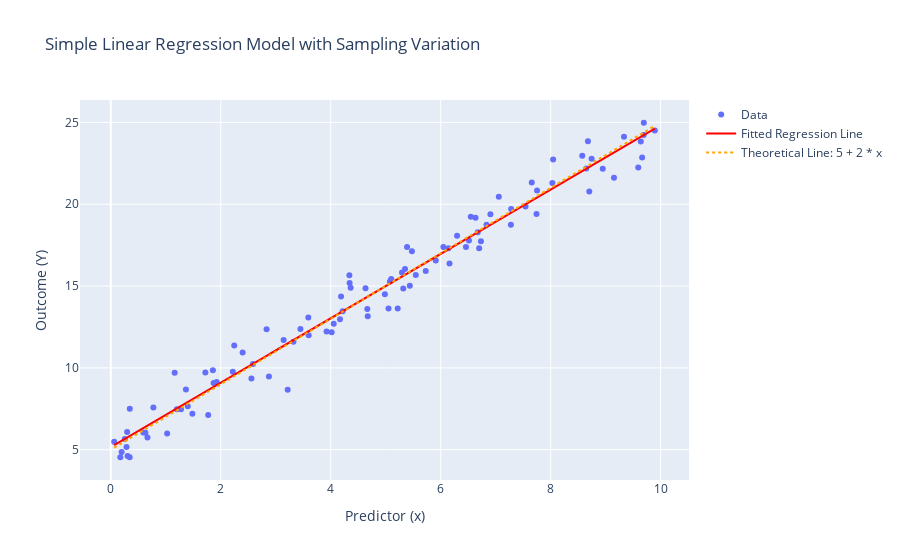

The code cell stored with this chart in its notebook:
### Markdown cell above
## Q3

### Code cell
import numpy as np
import pandas as pd
import plotly.graph_objects as go
import statsmodels.formula.api as smf

# Define parameters for the regression model
n = 100  # Sample size
beta0 = 5  # Theoretical intercept
beta1 = 2  # Theoretical slope
sigma = 1  # Standard deviation of the error term

# Function to generate a new dataset, fit the model, and plot both lines
def simulate_and_plot():
    # Generate predictor variable x from a uniform distribution
    x = np.random.uniform(0, 10, n)

    # Generate error terms from a normal distribution
    errors = np.random.normal(0, sigma, n)

    # Generate outcome variable Y according to the theoretical model
    Y = beta0 + beta1 * x + errors

    # Create a pandas DataFrame for use with statsmodels
    data = pd.DataFrame({'x': x, 'Y': Y})

    # Fit a Simple Linear Regression model using statsmodels
    model = smf.ols(formula='Y ~ x', data=data).fit()

    # Predicted values based on the fitted model
    data['Y_pred'] = model.predict(data['x'])

    # Define x range for plotting the theoretical line
    x_range = np.array([data['x'].min(), data['x'].max()])
    y_line = beta0 + beta1 * x_range  # Calculate theoretical line values

    # Visualization
    fig = go.Figure()

    # Scatter plot of the actual data points
    fig.add_trace(go.Scatter(x=data['x'], y=data['Y'], mode='markers', name='Data'))

    # Fitted regression line based on the sample
    fig.add_trace(go.Scatter(x=data['x'], y=data['Y_pred'], mode='lines', name='Fitted Regression Line', line=dict(color='red')))

    # Theoretical regression line (stays constant)
    fig.add_trace(go.Scatter(x=x_range, y=y_line, mode='lines', name=f'Theoretical Line: {beta0} + {beta1} * x', line=dict(dash='dot', color='orange')))

    fig.update_layout(title="Simple Linear Regression Model with Sampling Variation",
                      xaxis_title="Predictor (x)",
                      yaxis_title="Outcome (Y)")

    fig.show()

# Run the simulation and plotting function multiple times to see sampling variation
simulate_and_plot()

### Figure 1 — Plotly figure (JSON) as saved in the notebook; plotly's stock layout.template omitted (floating-point values rounded to 4 significant figures)
{"data": [{"mode": "markers", "name": "Data", "type": "scatter", "x": [2.876, 3.322, 4.343, 4.362, 7.657, 6.049, 6.674, 3.599, 8.678, 0.6297, 9.64, 3.449, 4.673, 5.352, 2.558, 0.5912, 3.924, 1.4, 7.543, 0.2862, 0.1972, 6.298, 9.665, 8.575, 4.34, 6.46, 5.728, 2.245, 4.217, 1.366, 6.905, 7.753, 1.924, 9.152, 9.695, 6.7, 3.593, 8.045, 5.547, 0.2551, 5.219, 1.871, 9.895, 8.647, 4.985, 5.077, 9.593, 6.834, 7.057, 6.161, 8.703, 1.162, 6.635, 9.692, 1.025, 4.633, 8.745, 5.439, 1.484, 0.1729, 4.169, 0.2972, 5.296, 5.051, 1.72, 2.219, 0.7743, 7.277, 5.911, 7.282, 5.389, 3.143, 1.857, 4.189, 6.142, 1.277, 6.548, 0.06198, 2.834, 3.217, 1.772, 0.6665, 0.3056, 5.477, 5.32, 8.032, 0.3456, 2.586, 8.948, 9.334, 4.055, 4.666, 5.101, 6.732, 4.018, 7.743, 1.201, 0.3434, 2.397, 6.514], "y": [9.478, 11.6, 15.18, 14.89, 21.32, 17.39, 18.28, 12.0, 23.84, 6.038, 23.83, 12.38, 13.16, 16.04, 9.355, 6.055, 12.22, 7.654, 19.86, 5.159, 4.86, 18.07, 22.85, 22.97, 15.66, 17.38, 15.91, 11.37, 13.46, 8.684, 19.39, 20.84, 9.136, 21.61, 24.98, 17.31, 13.07, 22.73, 15.67, 5.654, 13.64, 9.07, 24.5, 22.19, 14.5, 15.27, 22.24, 18.74, 20.46, 16.38, 20.77, 9.705, 19.18, 24.23, 5.996, 14.86, 22.78, 15.02, 7.205, 4.545, 12.96, 6.088, 15.82, 13.62, 9.72, 9.759, 7.585, 18.74, 16.57, 19.7, 17.39, 11.7, 9.852, 14.36, 17.31, 7.477, 19.23, 5.491, 12.37, 8.667, 7.114, 5.746, 4.623, 17.13, 14.85, 21.3, 7.508, 10.23, 22.17, 24.12, 12.7, 13.6, 15.43, 17.73, 12.18, 19.4, 7.466, 4.54, 10.93, 17.78]}, {"line": {"color": "red"}, "mode": "lines", "name": "Fitted Regression Line", "type": "scatter", "x": [2.876, 3.322, 4.343, 4.362, 7.657, 6.049, 6.674, 3.599, 8.678, 0.6297, 9.64, 3.449, 4.673, 5.352, 2.558, 0.5912, 3.924, 1.4, 7.543, 0.2862, 0.1972, 6.298, 9.665, 8.575, 4.34, 6.46, 5.728, 2.245, 4.217, 1.366, 6.905, 7.753, 1.924, 9.152, 9.695, 6.7, 3.593, 8.045, 5.547, 0.2551, 5.219, 1.871, 9.895, 8.647, 4.985, 5.077, 9.593, 6.834, 7.057, 6.161, 8.703, 1.162, 6.635, 9.692, 1.025, 4.633, 8.745, 5.439, 1.484, 0.1729, 4.169, 0.2972, 5.296, 5.051, 1.72, 2.219, 0.7743, 7.277, 5.911, 7.282, 5.389, 3.143, 1.857, 4.189, 6.142, 1.277, 6.548, 0.06198, 2.834, 3.217, 1.772, 0.6665, 0.3056, 5.477, 5.32, 8.032, 0.3456, 2.586, 8.948, 9.334, 4.055, 4.666, 5.101, 6.732, 4.018, 7.743, 1.201, 0.3434, 2.397, 6.514], "y": [10.82, 11.7, 13.7, 13.74, 20.22, 17.06, 18.29, 12.24, 22.23, 6.403, 24.12, 11.95, 14.35, 15.69, 10.19, 6.327, 12.88, 7.917, 19.99, 5.727, 5.552, 17.55, 24.17, 22.02, 13.7, 17.87, 16.43, 9.579, 13.46, 7.851, 18.74, 20.41, 8.948, 23.16, 24.23, 18.34, 12.23, 20.98, 16.07, 5.666, 15.43, 8.842, 24.62, 22.17, 14.97, 15.15, 24.03, 18.6, 19.04, 17.28, 22.28, 7.45, 18.21, 24.22, 7.18, 14.27, 22.36, 15.86, 8.082, 5.505, 13.36, 5.749, 15.58, 15.1, 8.547, 9.528, 6.687, 19.47, 16.79, 19.48, 15.76, 11.34, 8.816, 13.4, 17.24, 7.675, 18.04, 5.287, 10.74, 11.49, 8.648, 6.475, 5.765, 15.93, 15.62, 20.96, 5.844, 10.25, 22.76, 23.52, 13.14, 14.34, 15.19, 18.4, 13.06, 20.39, 7.525, 5.84, 9.878, 17.97]}, {"line": {"color": "orange", "dash": "dot"}, "mode": "lines", "name": "Theoretical Line: 5 + 2 * x", "type": "scatter", "x": [0.06198, 9.895], "y": [5.124, 24.79]}], "layout": {"title": {"text": "Simple Linear Regression Model with Sampling Variation"}, "xaxis": {"title": {"text": "Predictor (x)"}}, "yaxis": {"title": {"text": "Outcome (Y)"}}}}
